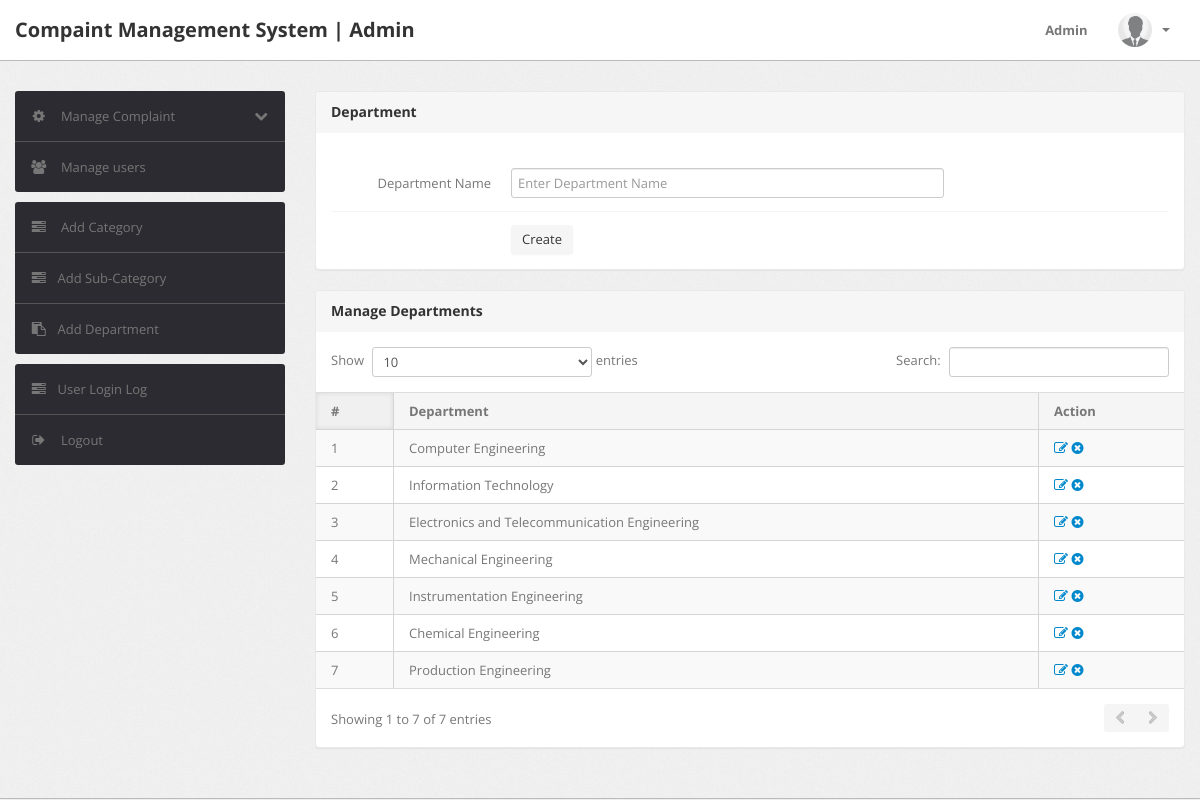
The page /department.php (signed in) on the database its author committed.
### tables this page shows
CREATE TABLE `department` (
  `id` int(11) NOT NULL,
  `deptName` varchar(255) DEFAULT NULL
);

### department.php (the view, shortened to what this page needs)
<?php
include('include/config.php');
if(strlen($_SESSION['alogin'])==0)
	{
header('location:index.php');
}
else{
?>
<!DOCTYPE html>
<html lang="en">
<head>
	<link type="text/css" href="bootstrap/css/bootstrap.min.css" rel="stylesheet">
	<link type="text/css" href="bootstrap/css/bootstrap-responsive.min.css" rel="stylesheet">
	<link type="text/css" href="css/theme.css" rel="stylesheet">
	<link type="text/css" href="images/icons/css/font-awesome.css" rel="stylesheet">
</head>
<body>
<?php include('include/header.php');?>
	<div class="wrapper">
		<div class="container">
			<div class="row">
<?php include('include/sidebar.php');?>
			<div class="span9">
					<div class="content">
						<div class="module">
							<div class="module-head">
								<h3>Department</h3>
							</div>
							<div class="module-body">
									<br />
			<form class="form-horizontal row-fluid" name="Category" method="post" >
<div class="control-group">
<label class="control-label" for="basicinput">Department Name</label>
<div class="controls">
<input type="text" placeholder="Enter Department Name"  name="department" class="span8 tip" required>
</div>
</div>
	<div class="control-group">
											<div class="controls">
												<button type="submit" name="submit" class="btn">Create</button>
											</div>
										</div>
									</form>
							</div>
						</div>
	<div class="module">
							<div class="module-head">
								<h3>Manage Departments</h3>
							</div>
							<div class="module-body table">
								<table cellpadding="0" cellspacing="0" border="0" class="datatable-1 table table-bordered table-striped	 display" width="100%">
									<thead>
										<tr>
											<th>#</th>
											<th>Department</th>
											<th>Action</th>
										</tr>
									</thead>
									<tbody>
<?php $query=mysqli_query($con,"select * from department");
$cnt=1;
while($row=mysqli_fetch_array($query))
{
?>
										<tr>
											<td><?php echo htmlentities($cnt);?></td>
											<td><?php echo htmlentities($row['deptName']);?></td>
											<td>
											<a href="edit-department.php?id=<?php echo $row['id']?>" ><i class="icon-edit"></i></a>
											<a href="department.php?id=<?php echo $row['id']?>&del=delete" onClick="return confirm('Are you sure you want to delete?')"><i class="icon-remove-sign"></i></a></td>
										</tr>
										<?php $cnt=$cnt+1; } ?>
								</table>
							</div>
						</div>
					</div>
				</div>
			</div>
		</div>
	</div>
</body>
<?php } ?>

### rows shown on the page
department: deptName "Computer Engineering"
department: deptName "Information Technology"
department: deptName "Electronics and Telecommunication Engineering"
department: deptName "Mechanical Engineering"
department: deptName "Instrumentation Engineering"
department: deptName "Chemical Engineering"
department: deptName "Production Engineering"
